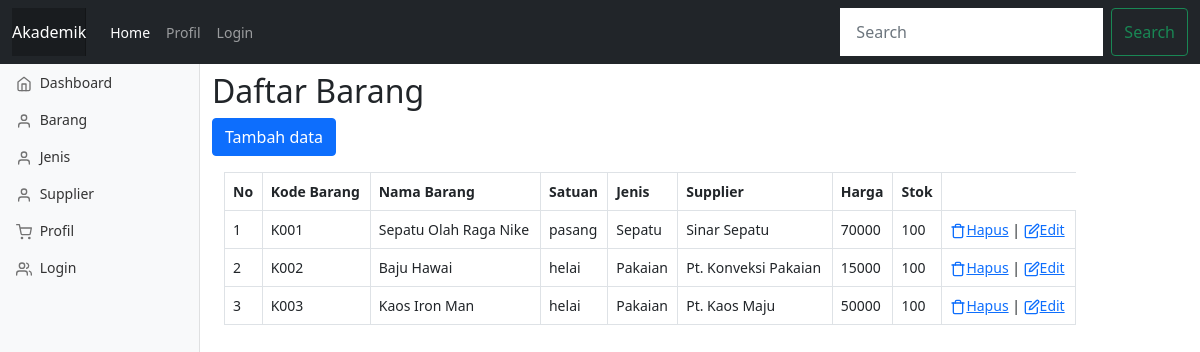
Page /gudang/public/barang on the committed database.
### tables this page shows
CREATE TABLE `barang` (
  `id` int(11) NOT NULL,
  `kode_barang` varchar(10) NOT NULL,
  `nama_barang` varchar(50) NOT NULL,
  `satuan` varchar(20) NOT NULL,
  `id_jenis` int(11) NOT NULL,
  `id_supplier` int(11) NOT NULL,
  `harga` double NOT NULL,
  `stok` int(11) NOT NULL
);

CREATE TABLE `jenis` (
  `id` int(11) NOT NULL,
  `nama_jenis` varchar(50) NOT NULL,
  `keterangan` varchar(50) NOT NULL
);

CREATE TABLE `supplier` (
  `id` int(11) NOT NULL,
  `nama_supplier` varchar(50) NOT NULL,
  `notelp` varchar(15) NOT NULL,
  `email` varchar(25) NOT NULL,
  `alamat` varchar(100) NOT NULL
);

### gudang/app/main/Controller.php (called while the page is built, shortened)
<?php
class Controller {
    public function view ($view, $data=[])
    {
        require_once '../app/views/'.$view. '.php';
    }
    public function model ($model)
    {
        return new $model;
    }
}

### gudang/app/controllers/Barang.php (called while the page is built, shortened)
<?php
class Barang extends Controller {
    public function index()
    {
        $data['judul']='Daftar Barang';
        $data['barang']=$this->model('Barang_model')->getAllBarang();
        $data['jenis']=$this->model('Jenis_model')->getAllJenis();
        $data['supplier']=$this->model('supplier_model')->getAllSupplier();
        $this->view('templates/header',$data);
        $this->view('templates/sidebar');
        $this->view('barang/index',$data);
        $this->view('templates/footer');
    }
}

### gudang/app/main/App.php (called while the page is built, shortened)
<?php
class App {
    protected $method='index';
    protected $params=[];
    public function __construct()
    {
        $this->controller= new $this->controller;
        call_user_func_array([$this->controller,$this->method],$this->params);
    }
}

### gudang/public/index.php (called while the page is built, shortened)
<?php
$app=new App;

### gudang/app/main/Database.php (called while the page is built, shortened)
<?php
class Database {
    private $host=DBHOST;
    private $user=DBUSER;
    private $pass=DBPASS;
    private $db_name=DBNAME;
    private $dbh;
    private $stmt;
    public function __construct()
    {
        $dsn='mysql:host=' .$this->host . ';dbname=' .$this->db_name;
        $option=[
            PDO::ATTR_PERSISTENT=>true,
            PDO::ATTR_ERRMODE=>PDO::ERRMODE_EXCEPTION
        ];
        try {
            $this->dbh= new PDO($dsn,$this->user,$this->pass,$option);
        } catch (PDOException $e) {
            die($e->getMessage());
        }
    }
    public function query($query)
    {
        $this->stmt=$this->dbh->prepare($query);
    }
    public function execute()
    {
        $this->stmt->execute();
    }
    public function resultSet()
    {
        $this->execute();
        return $this->stmt->fetchAll(PDO::FETCH_ASSOC);
    }
}

### gudang/app/models/Barang_model.php (called while the page is built, shortened)
<?php
class Barang_model {
    private $db;
    public function __construct()
    {
        $this->db= new Database;
    }
    public function getAllBarang()
    {
        $this->db->query('SELECT a.*, j.nama_jenis as nj, s.nama_supplier as nsp FROM barang a JOIN jenis j on a.id_jenis=j.id JOIN supplier s on a.id_supplier=s.id');
        return $this->db->resultSet();
    }
}

### gudang/app/views/barang/index.php (the view, shortened to what this page needs)
    <h2>Daftar Barang</h2>
<button type="button" class="btn btn-primary tombolTambah" data-bs-toggle="modal" data-bs-target="#formBrg">
Tambah data
</button>
<div class="container">
<div class="row mt-3">
<table class="table table-bordered">
    <thead>
        <tr>
            <th>No</th>
            <th>Kode Barang</th>
            <th>Nama Barang</th>
            <th>Satuan</th>
            <th>Jenis</th>
            <th>Supplier</th>
            <th>Harga</th>
            <th>Stok</th>
        </tr>
    </thead>
    <tbody>
    <?php
        $no=1;
        foreach ($data['barang'] as $brg) : ?>
            <tr>
                <td><?= $no; ?></td>
                <td><?= $brg['kode_barang']; ?></td>
                <td><?= $brg['nama_barang']; ?></td>
                <td><?= $brg['satuan']; ?></td>
                <td><?= $brg['nj']; ?></td>
                <td><?= $brg['nsp']; ?></td>
                <td><?= $brg['harga']; ?></td>
                <td><?= $brg['stok']; ?></td>
                <td>
                    <a href="<?= BASEURL;?>/barang/hapus/<?= $brg['id'] ?>" onclick="return confirm('Yakin akan menghapus data?')"><span data-feather='trash'></span>Hapus</a> |
                    <a href="<?= BASEURL;?>/barang/ubah/<?= $brg['id'] ?>" data-bs-toggle="modal" data-bs-target="#formBrg" class="modalUbahbarang" data-id="<?= $brg['id']?>"><span data-feather='edit'></span>Edit</a>
                </td>
            </tr>
    <?php $no++; endforeach;?>
    </tbody>
</table>
</div>
</div>

### gudang/app/views/templates/header.php (shortened to what this page needs)
<!DOCTYPE html>
<html lang="en">
<head>
    <link rel="stylesheet" href="<?= BASEURL;?>/css/bootstrap.min.css">
    <link rel="stylesheet" href="<?= BASEURL;?>/css/dashboard.css">
  </head>
<body>
<nav class="navbar navbar-expand-md navbar-dark fixed-top bg-dark">
  <div class="container-fluid">
    <a class="navbar-brand" href="#">Akademik</a>
    <div class="collapse navbar-collapse" id="navbarCollapse">
      <ul class="navbar-nav me-auto mb-2 mb-md-0">
        <li class="nav-item">
          <a class="nav-link active" aria-current="page" href="<?= BASEURL;?>">Home</a>
        </li>
       <li class="nav-item">
          <a class="nav-link" href="<?= BASEURL;?>/profil">Profil</a>
        </li>
        <li class="nav-item">
          <a class="nav-link" href="<?= BASEURL;?>/login">Login</a>
        </li>
      </ul>
      <form class="d-flex">
        <input class="form-control me-2" type="search" placeholder="Search" aria-label="Search">
        <button class="btn btn-outline-success" type="submit">Search</button>
      </form>
    </div>
  </div>
</nav>

### gudang/app/views/templates/sidebar.php
<div class="container-fluid">
  <div class="row">
    <div class="col-md-2">
      <nav id="sidebarMenu" class="col-md-3 col-lg-2 d-md-block bg-light sidebar collapse">
      <div class="position-sticky pt-3">
        <ul class="nav flex-column">
          <li class="nav-item">
            <a class="nav-link" aria-current="page" href="<?= BASEURL;?>/home">
              <span data-feather="home"></span>
              Dashboard
            </a>
          </li>
          <li class="nav-item">
            <a class="nav-link" href="<?= BASEURL;?>/barang">
              <span data-feather="user"></span>
              Barang
            </a>
          </li>
          <li class="nav-item">
            <a class="nav-link" href="<?= BASEURL;?>/jenis">
              <span data-feather="user"></span>
              Jenis
            </a>
          </li>
          <li class="nav-item">
            <a class="nav-link" href="<?= BASEURL;?>/supplier">
              <span data-feather="user"></span>
              Supplier
            </a>
          </li>
          <li class="nav-item">
            <a class="nav-link" href="<?= BASEURL;?>/home/profil">
              <span data-feather="shopping-cart"></span>
              Profil
            </a>
          </li>
          <li class="nav-item">
            <a class="nav-link" href="<?= BASEURL;?>/login">
              <span data-feather="users"></span>
              Login
            </a>
          </li>
        </ul>
      </div>
    </nav>
    </div>
    <div class="col-md-9 ">

### gudang/app/views/templates/footer.php (shortened to what this page needs)
</div>
  </div>
</div>
</body>
</html>

### gudang/public/css/dashboard.css (style rules this page uses)
body { font-size: .875rem; }
.feather { width: 16px; height: 16px; vertical-align: text-bottom; }
.sidebar { position: fixed; top: 0; bottom: 0; left: 0; z-index: 100; padding: 48px 0 0; box-shadow: inset -1px 0 0 rgba(0, 0, 0, .1); }
.sidebar .nav-link { font-weight: 500; color: #333; }
.sidebar .nav-link .feather { margin-right: 4px; color: #727272; }
.navbar-brand { padding-top: .75rem; padding-bottom: .75rem; font-size: 1rem; background-color: rgba(0, 0, 0, .25); box-shadow: inset -1px 0 0 rgba(0, 0, 0, .25); }
.navbar .form-control { padding: .75rem 1rem; border-width: 0; border-radius: 0; }

### gudang/app/views/templates/header.php (style rules this page uses)
body { min-height: 75rem; padding-top: 4.5rem; }

### rows in the picture
barang: kode_barang "K001", nama_barang "Sepatu Olah Raga Nike", satuan "pasang", id_jenis.nama_jenis "Sepatu", id_supplier.nama_supplier "Sinar Sepatu", harga "70000", stok "100"
barang: kode_barang "K002", nama_barang "Baju Hawai", satuan "helai", id_jenis.nama_jenis "Pakaian", id_supplier.nama_supplier "Pt. Konveksi Pakaian", harga "15000", stok "100"
barang: kode_barang "K003", nama_barang "Kaos Iron Man", satuan "helai", id_jenis.nama_jenis "Pakaian", id_supplier.nama_supplier "Pt. Kaos Maju", harga "50000", stok "100"
